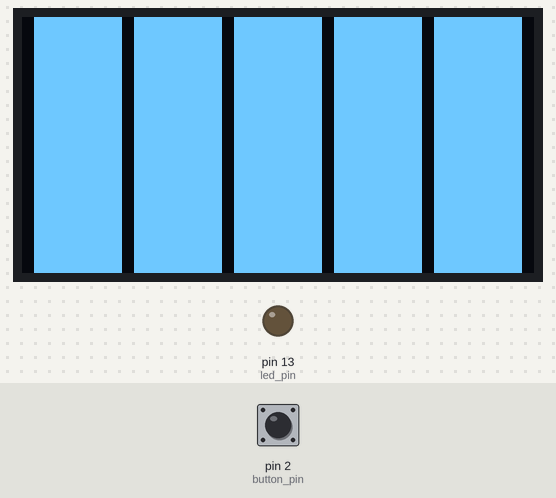
Bench run of a sketch on a simulated Arduino Uno, built with avr-gcc and run on an emulated ATmega328P. Parts: 128×64 one-colour display, output pins drawn as LEDs (lit = HIGH). The inputs (shaded band) are chosen by the test bench; at power-on: pin 2 (button_pin) HIGH. Random numbers use the default seed unless the sketch sets one.

Above: at 1.3 s.
1.4 s: pin 2 (button_pin) pulled LOW for 3.2 s
At 1.9 s:
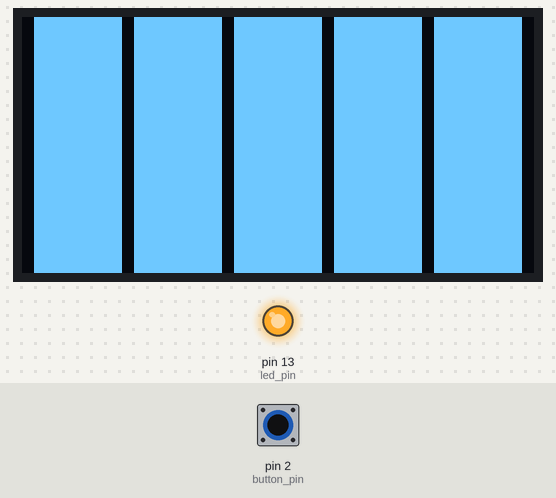
At 3.3 s:
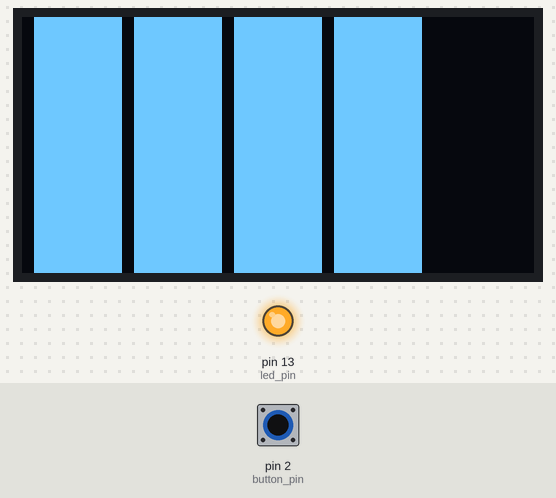
7.1 s: pin 2 (button_pin) pulled LOW for 3.2 s
At 11.6 s:
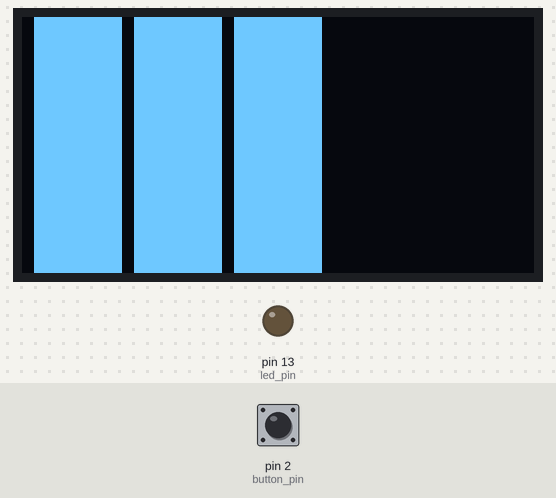
Timing chart, 0 to 13.1 s (numbered marks = the images above; inputs shaded):
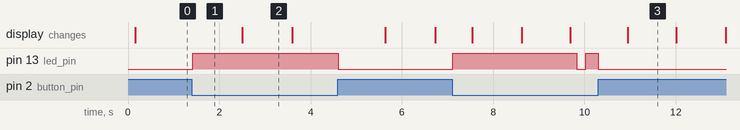

Measured:
- after the input at 1.4 s, pin 13 (led_pin): LOW → HIGH at once, → LOW 3.2 s later
- after the input at 7.1 s, pin 13 (led_pin): LOW → HIGH at once, → LOW 2.7 s later, → HIGH 0.20 s later, → LOW 0.28 s later; the display: first changes after 0.44 s (image 3 shows a later state)
- what the display in image 2 shows lasts 1.1 s, from 2.5 s to 3.6 s

The sketch:

flashlight_v2.0.ino
```cpp
const int button_pin = 2;
const int led_pin = 13;

// || (alt gr + w , || or)
// && (alt gr + c , && or)

int charge = 5000; // in milli seconds (1000 milliseconds = 1 seconds)
int max_charge = charge;
bool button_state = true;
bool last_button_state = true;
unsigned long last_millis = 0;
bool in_use = false;
bool lamp_on = false;
bool disabled = false;
int flicker_time = 2000; // the remaining time of int=charge when the light starts to flicker
int flicker_frequency = 2;
int random_number = 0;
int val = 0;

#include <Adafruit_GFX.h>  // Include core graphics library for the display
#include <Adafruit_SSD1306.h>  // Include Adafruit_SSD1306 library to drive the display


Adafruit_SSD1306 display(128, 64);  // Create display

void setup(){
  pinMode(button_pin, INPUT_PULLUP);
  pinMode(led_pin, OUTPUT);
  //Serial.begin(115200);

  delay(100);  // This delay is needed to let the display to initialize

  display.begin(SSD1306_SWITCHCAPVCC, 0x3C);  // Initialize display with the I2C address of 0x3C

  display.clearDisplay();  // Clear the buffer

  display.setTextColor(WHITE);  // Set color of the text

  display.setRotation(0);  // Set orientation. Goes from 0, 1, 2 or 3

  display.setTextWrap(false);  // By default, long lines of text are set to automatically “wrap” back to the leftmost column.
                               // To override this behavior (so text will run off the right side of the display - useful for
                               // scrolling marquee effects), use setTextWrap(false). The normal wrapping behavior is restored
                               // with setTextWrap(true).

  display.dim(0);  //Set brightness (0 is maximun and 1 is a little dim)
}

void loop(){

  random_number = random(1, 5);
  //Serial.println(button_state);
  if(charge < 0){
    charge = 0;
  }
  if(charge > 5000){
    charge = max_charge;
  }
  button_state = digitalRead(button_pin);
  if(button_state != last_button_state){
    in_use = 1;
    if(digitalRead(button_pin) == false){
      in_use = 1;
      lamp_on = 1;
    }else{
      in_use = 0;
      lamp_on = 0;
    }
  }

  if(lamp_on == true && disabled == false){
    //Serial.println("xd");
    digitalWrite(led_pin ,true);
   }else if(lamp_on == false){
    digitalWrite(led_pin ,false);
  }

  if(charge <= flicker_time && in_use == true){
    if(random_number < flicker_frequency){
      lamp_on = !lamp_on;
    }
  }

  val = millis() - last_millis;
  if(in_use == false || disabled == true){
    charge = charge + val;
  }
  if(in_use == true && disabled == false){
    charge = charge - val;
  }

  if(charge <= 0){
    disabled = true;
    lamp_on = false;
  }

  if(disabled == true && charge >= max_charge){
    disabled = false;
    if(digitalRead(button_pin) == false){
      lamp_on = 1;
    }
  }

  if(disabled == false){
    if(charge >= 4000){
      display.fillRect(3, 0, 22, 64, WHITE);  // Draw rectangle (x,y,width,height,color)
                                            // It draws from the location to down-right
      display.fillRect(28, 0, 22, 64, WHITE);
      display.fillRect(53, 0, 22, 64, WHITE);
      display.fillRect(78, 0, 22, 64, WHITE);
      display.fillRect(103, 0, 22, 64, WHITE);
    }
    if(charge >= 3000 && charge < 3999){
      display.fillRect(3, 0, 22, 64, WHITE);  // Draw rectangle (x,y,width,height,color)
                                            // It draws from the location to down-right
      display.fillRect(28, 0, 22, 64, WHITE);
      display.fillRect(53, 0, 22, 64, WHITE);
      display.fillRect(78, 0, 22, 64, WHITE);
      display.fillRect(103, 0, 22, 64, BLACK);
    }
    if(charge >= 2000 && charge < 2999){
      display.fillRect(3, 0, 22, 64, WHITE);  // Draw rectangle (x,y,width,height,color)
                                            // It draws from the location to down-right
      display.fillRect(28, 0, 22, 64, WHITE);
      display.fillRect(53, 0, 22, 64, WHITE);
      display.fillRect(78, 0, 22, 64, BLACK);
      display.fillRect(103, 0, 22, 64, BLACK);
    }
    if(charge >= 1000 && charge < 1999){
      display.fillRect(3, 0, 22, 64, WHITE);  // Draw rectangle (x,y,width,height,color)
                                            // It draws from the location to down-right
      display.fillRect(28, 0, 22, 64, WHITE);
      display.fillRect(53, 0, 22, 64, BLACK);
      display.fillRect(78, 0, 22, 64, BLACK);
      display.fillRect(103, 0, 22, 64, BLACK);
    }
    if(charge > 0 && charge < 999){
      display.fillRect(3, 0, 22, 64, WHITE);  // Draw rectangle (x,y,width,height,color)
                                            // It draws from the location to down-right
      display.fillRect(28, 0, 22, 64, BLACK);
      display.fillRect(53, 0, 22, 64, BLACK);
      display.fillRect(78, 0, 22, 64, BLACK);
      display.fillRect(103, 0, 22, 64, BLACK);
    }
  }

  if(disabled == true){
    if(charge >= 0 && charge <= 1000){
      display.fillRect(3, 0, 22, 64, BLACK);  // Draw rectangle (x,y,width,height,color)
                                            // It draws from the location to down-right
      display.fillRect(28, 0, 22, 64, BLACK);
      display.fillRect(53, 0, 22, 64, BLACK);
      display.fillRect(78, 0, 22, 64, BLACK);
      display.fillRect(103, 0, 22, 64, BLACK);
    }
    if(charge >= 1001 && charge <= 2000){
      display.fillRect(3, 0, 22, 64, WHITE);  // Draw rectangle (x,y,width,height,color)
                                            // It draws from the location to down-right
      display.fillRect(28, 0, 22, 64, BLACK);
      display.fillRect(53, 0, 22, 64, BLACK);
      display.fillRect(78, 0, 22, 64, BLACK);
      display.fillRect(103, 0, 22, 64, BLACK);
    }
    if(charge >= 2001 && charge <= 3000){
      display.fillRect(3, 0, 22, 64, WHITE);  // Draw rectangle (x,y,width,height,color)
                                            // It draws from the location to down-right
      display.fillRect(28, 0, 22, 64, WHITE);
      display.fillRect(53, 0, 22, 64, BLACK);
      display.fillRect(78, 0, 22, 64, BLACK);
      display.fillRect(103, 0, 22, 64, BLACK);
    }
    if(charge >= 3001 && charge <= 4000){
      display.fillRect(3, 0, 22, 64, WHITE);  // Draw rectangle (x,y,width,height,color)
                                            // It draws from the location to down-right
      display.fillRect(28, 0, 22, 64, WHITE);
      display.fillRect(53, 0, 22, 64, WHITE);
      display.fillRect(78, 0, 22, 64, BLACK);
      display.fillRect(103, 0, 22, 64, BLACK);
    }
    if(charge >= 4000){
      display.fillRect(3, 0, 22, 64, WHITE);  // Draw rectangle (x,y,width,height,color)
                                            // It draws from the location to down-right
      display.fillRect(28, 0, 22, 64, WHITE);
      display.fillRect(53, 0, 22, 64, WHITE);
      display.fillRect(78, 0, 22, 64, WHITE);
      display.fillRect(103, 0, 22, 64, BLACK);
    }
  }

  last_millis = millis();
  display.display();  // Print everything we set previously
  last_button_state = button_state;
}
```
